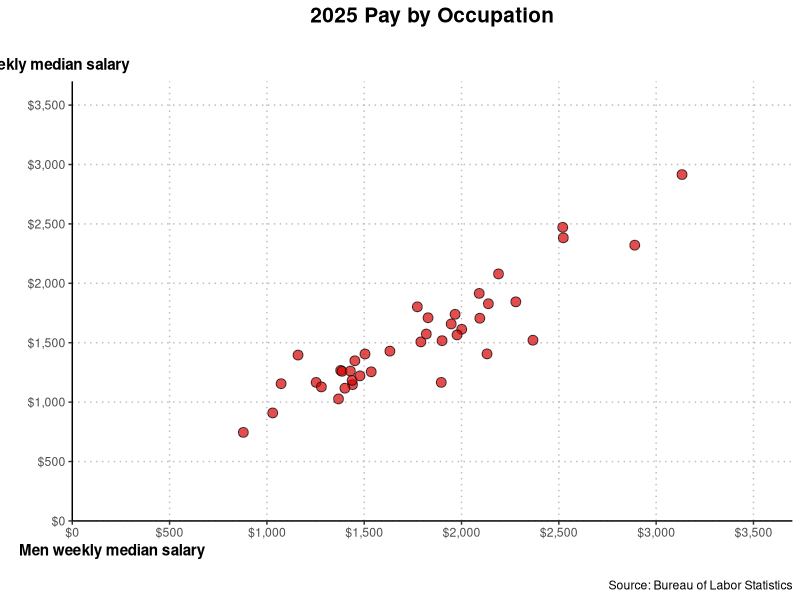
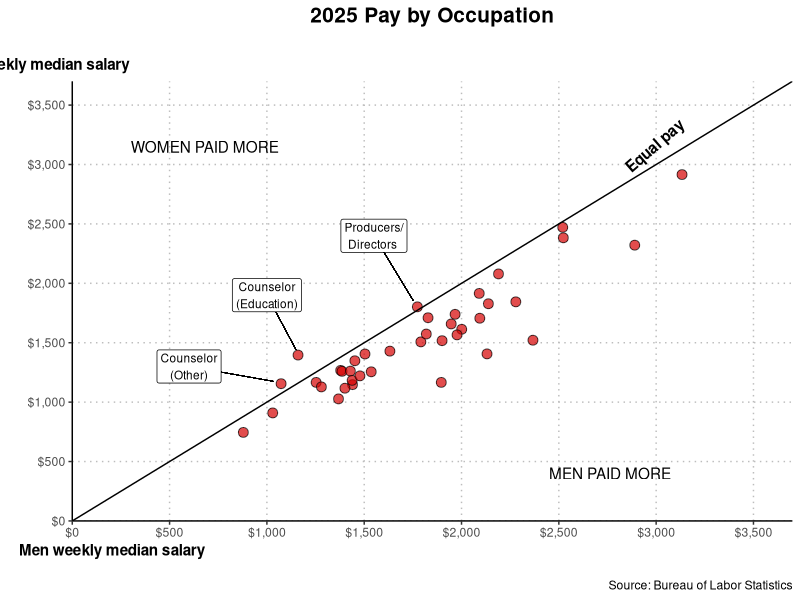
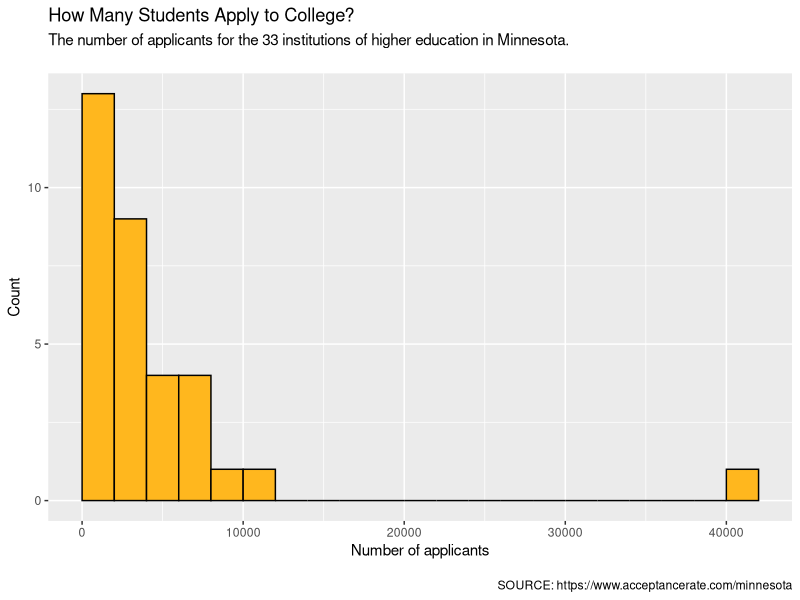
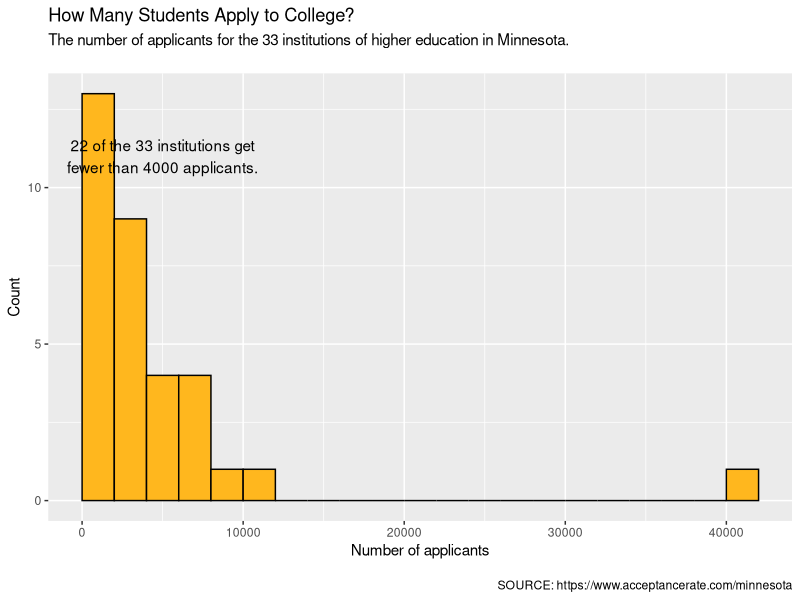
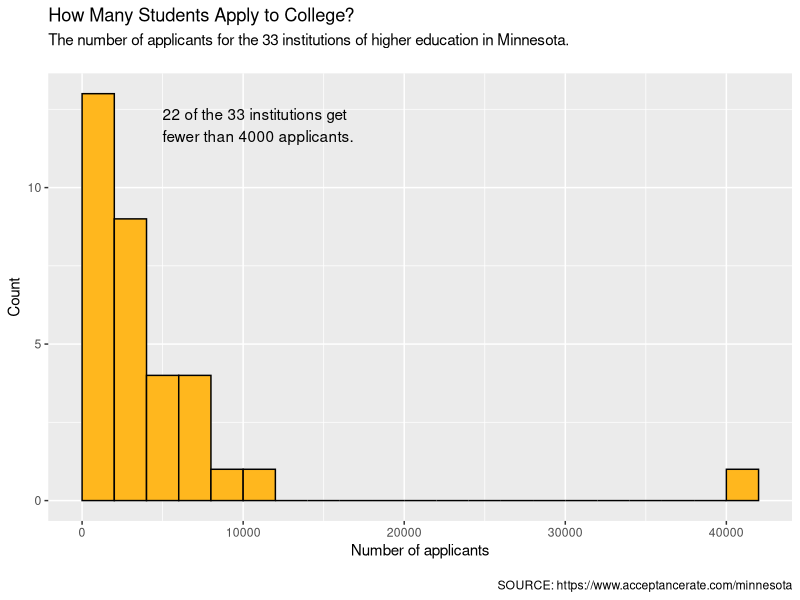
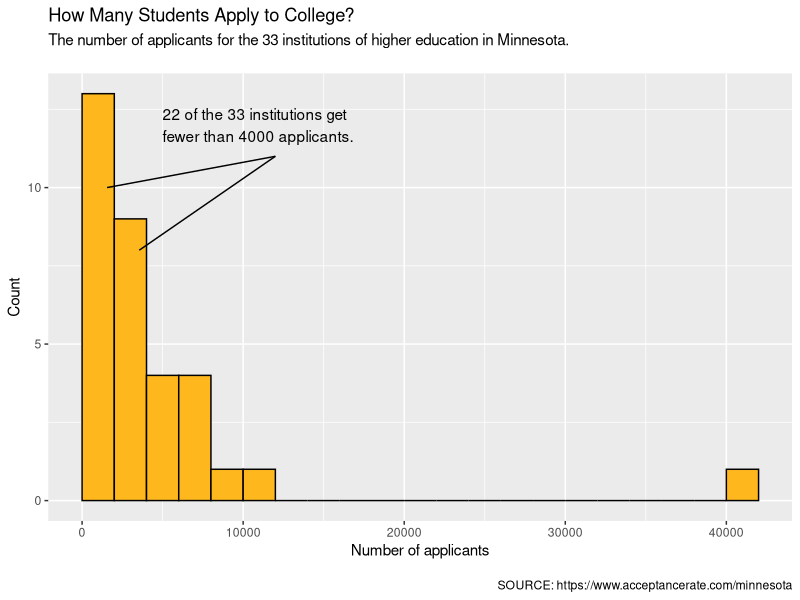
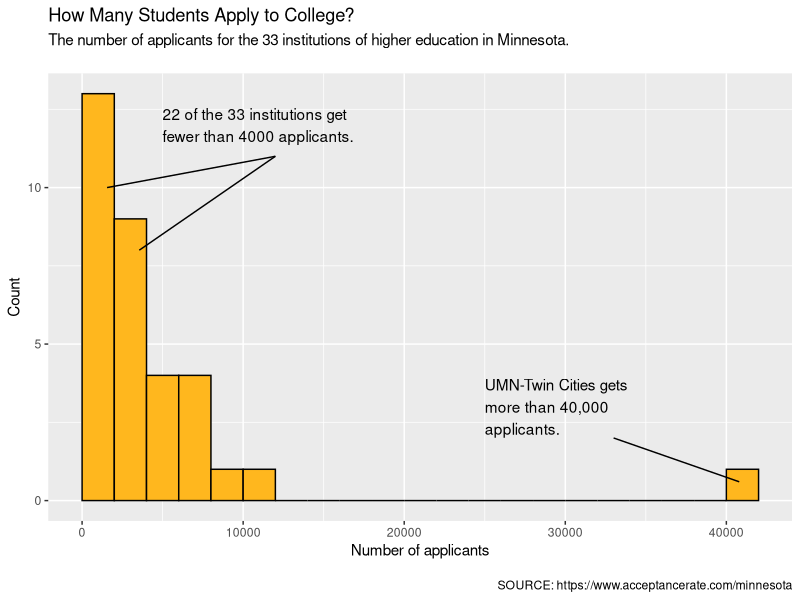
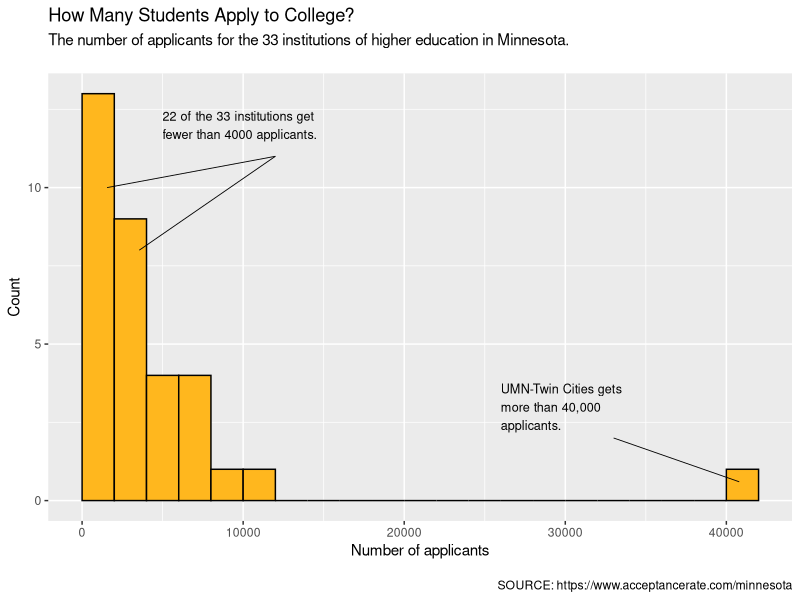

Recreate these plots in R, in order.
## ---- chunk 1
#| label: fig-annotation
#| fig-cap: "Plot created by `@alimotion` with five different annotations that explain the data."
#| fig-alt: "Plot created by `@alimotion` with five different annotations that explain the data."
#| out-width: "100%"
#| echo: false

knitr::include_graphics("https://images.squarespace-cdn.com/content/v1/55b6a6dce4b089e11621d3ed/1516582242159-PIPKNPKY5CJOFQFP2EHX/Alistair.PNG")
## ---- chunk 2
#| label: fig-bls
#| fig-cap: "Scatterplot showing the weekly median pay by professional occupation based on 2025 data."
#| fig-alt: "Scatterplot showing the weekly median pay by professional occupation based on 2025 data."
#| fig-width: 6
#| fig-height: 6
#| out-width: "80%"
#| echo: false
#| message: false
#| warning: false

library(tidyverse)
bls = read_csv("data/bls-earnings.csv")

prof = bls |>
  filter(occupation_cat %in% c("Professional occupations")) |>
  select(Occupation, med_weeklypay_men, med_weeklypay_women) |>
  drop_na()

ggplot(data = prof, aes(x = med_weeklypay_men, y = med_weeklypay_women)) +
  geom_point(shape = 21, color = "black", fill = "#d50000", alpha = 0.7, size = 3) +
  labs(
    title = "2025 Pay by Occupation\n", 
    subtitle = "Women weekly median salary",
    caption = "\nSource: Bureau of Labor Statistics"
  ) +
  scale_x_continuous(
    name = "Men weekly median salary",
    limits = c(0, 3700),
    expand = c(0, 0),
    breaks = c(0, 500, 1000, 1500, 2000, 2500, 3000, 3500),
    labels = scales::label_currency()
    ) +
  scale_y_continuous(
    name = "",
    limits = c(0, 3700),
    expand = c(0, 0),
    breaks = c(0, 500, 1000, 1500, 2000, 2500, 3000, 3500),
    labels = scales::label_currency()
    ) +
  theme_classic() +
  theme(
    plot.title = element_text(hjust = 0.5, face = "bold", size = 15),
    plot.subtitle = element_text(hjust = -0.3, face = "bold"),
    axis.title.x = element_text(hjust = -0.1, face = "bold"),
    panel.grid.major = element_line(colour = "#bdbdbd", linetype = "dotted")
  )
## ---- chunk 3
#| label: fig-bls-annotate
#| fig-cap: "Scatterplot showing the weekly median pay by professional occupation based on 2025 data."
#| fig-alt: "Scatterplot showing the weekly median pay by professional occupation based on 2025 data."
#| fig-width: 6
#| fig-height: 6
#| out-width: "80%"
#| echo: false
#| message: false
#| warning: false

women_more = prof |>
  filter(med_weeklypay_women > med_weeklypay_men)

ggplot(data = prof, aes(x = med_weeklypay_men, y = med_weeklypay_women)) +
  geom_point(shape = 21, color = "black", fill = "#d50000", alpha = 0.7, size = 3) +
  labs(
    title = "2025 Pay by Occupation\n", 
    subtitle = "Women weekly median salary",
    caption = "\nSource: Bureau of Labor Statistics"
  ) +
  geom_abline(intercept = 0, slope = 1) +
  annotate("text", x = 3000, y = 3150, label = "bold(Equal~pay)", angle = 41, parse = TRUE) +
  annotate("text", x = 300, y = 3150, label = "WOMEN PAID MORE", hjust = 0) +
  annotate("text", x = 2450, y = 400, label = "MEN PAID MORE", hjust = 0) +
  # Education Counselors
  geom_segment(x = 1000, y = 1900, xend = 1150, yend = 1440, linewidth = 0.2) +
  annotate("label", x = 1000, y = 1900, label = "Counselor\n(Education)", size = 3) +
  # Other Counselors
  geom_segment(x = 600, y = 1300, xend = 1033, yend = 1175, linewidth = 0.2) +
  annotate("label", x = 600, y = 1300, label = "Counselor\n(Other)", size = 3) +
  # Producers
  geom_segment(x = 1550, y = 2400, xend = 1753, yend = 1852, linewidth = 0.2) +
  annotate("label", x = 1550, y = 2400, label = "Producers/\nDirectors ", size = 3) +
  scale_x_continuous(
    name = "Men weekly median salary",
    limits = c(0, 3700),
    expand = c(0, 0),
    breaks = c(0, 500, 1000, 1500, 2000, 2500, 3000, 3500),
    labels = scales::label_currency()
    ) +
  scale_y_continuous(
    name = "",
    limits = c(0, 3700),
    expand = c(0, 0),
    breaks = c(0, 500, 1000, 1500, 2000, 2500, 3000, 3500),
    labels = scales::label_currency()
    ) +
  theme_classic() +
  theme(
    plot.title = element_text(hjust = 0.5, face = "bold", size = 15),
    plot.subtitle = element_text(hjust = -0.3, face = "bold"),
    axis.title.x = element_text(hjust = -0.1, face = "bold"),
    panel.grid.major = element_line(colour = "#bdbdbd", linetype = "dotted")
  )
## ---- chunk 4
#| label: load-packages4
#| message: false

# Load libraries
library(tidyverse)

# Import data
mn <- read_csv("data/mn-colleges.csv")
## ---- chunk 5
#| label: fig-mn-accept-rate
#| fig-cap: "Histogram of the number of applicants for the 33 institutions of higher learning in Minnesota."
#| fig-alt: "Histogram of the number of applicants for the 33 institutions of higher learning in Minnesota."
#| out-width: "100%"
#| message: false

ggplot(data = mn, aes(x = applicants)) +
  geom_histogram(
    breaks = seq(from = 0, to = 42000, by = 2000),
    color = "black", 
    fill = "#FFB71E"
  ) +
  labs(
    title = "How Many Students Apply to College? ",
    subtitle = "The number of applicants for the 33 institutions of higher education in Minnesota.\n",
    caption = "\nSOURCE: https://www.acceptancerate.com/minnesota",
    x = "Number of applicants",
    y = "Count"
  )
## ---- chunk 6
#| label: fig-mn-accept-rate2
#| fig-cap: "Histogram of the number of applicants for the 33 institutions of higher learning in Minnesota."
#| fig-alt: "Histogram of the number of applicants for the 33 institutions of higher learning in Minnesota."
#| out-width: "100%"
#| message: false

ggplot(data = mn, aes(x = applicants)) +
  geom_histogram(
    breaks = seq(from = 0, to = 42000, by = 2000),
    color = "black", 
    fill = "#FFB71E"
  ) +
  labs(
    title = "How Many Students Apply to College? ",
    subtitle = "The number of applicants for the 33 institutions of higher education in Minnesota.\n",
    caption = "\nSOURCE: https://www.acceptancerate.com/minnesota",
    x = "Number of applicants",
    y = "Count"
  ) +
  annotate(
    "text", 
    x = 5000, y = 11, 
    label = "22 of the 33 institutions get\nfewer than 4000 applicants."
    )
## ---- chunk 7
#| label: fig-mn-accept-rate3
#| fig-cap: "Histogram of the number of applicants for the 33 institutions of higher learning in Minnesota."
#| fig-alt: "Histogram of the number of applicants for the 33 institutions of higher learning in Minnesota."
#| out-width: "100%"
#| message: false

ggplot(data = mn, aes(x = applicants)) +
  geom_histogram(
    breaks = seq(from = 0, to = 42000, by = 2000),
    color = "black", 
    fill = "#FFB71E"
  ) +
  labs(
    title = "How Many Students Apply to College? ",
    subtitle = "The number of applicants for the 33 institutions of higher education in Minnesota.\n",
    caption = "\nSOURCE: https://www.acceptancerate.com/minnesota",
    x = "Number of applicants",
    y = "Count"
  ) +
  annotate(
    "text", 
    x = 5000, y = 12, 
    label = "22 of the 33 institutions get\nfewer than 4000 applicants.",
    hjust = 0
    )
## ---- chunk 8
#| label: fig-mn-accept-rate4
#| fig-cap: "Histogram of the number of applicants for the 33 institutions of higher learning in Minnesota."
#| fig-alt: "Histogram of the number of applicants for the 33 institutions of higher learning in Minnesota."
#| out-width: "100%"
#| message: false

ggplot(data = mn, aes(x = applicants)) +
  geom_histogram(
    breaks = seq(from = 0, to = 42000, by = 2000),
    color = "black", 
    fill = "#FFB71E"
  ) +
  labs(
    title = "How Many Students Apply to College? ",
    subtitle = "The number of applicants for the 33 institutions of higher education in Minnesota.\n",
    caption = "\nSOURCE: https://www.acceptancerate.com/minnesota",
    x = "Number of applicants",
    y = "Count"
  ) +
  annotate(
    "text", 
    x = 5000, y = 12, 
    label = "22 of the 33 institutions get\nfewer than 4000 applicants.",
    hjust = 0
    ) +
  annotate(
    "segment", 
    x = 12000, y = 11, 
    xend = 3550, yend = 8
    ) +
  annotate(
    "segment", 
    x = 12000, y = 11, 
    xend = 1550, yend = 10
    )
## ---- chunk 9
#| label: fig-mn-accept-rate5
#| fig-cap: "Histogram of the number of applicants for the 33 institutions of higher learning in Minnesota."
#| fig-alt: "Histogram of the number of applicants for the 33 institutions of higher learning in Minnesota."
#| out-width: "100%"
#| message: false

ggplot(data = mn, aes(x = applicants)) +
  geom_histogram(
    breaks = seq(from = 0, to = 42000, by = 2000),
    color = "black", 
    fill = "#FFB71E"
  ) +
  labs(
    title = "How Many Students Apply to College? ",
    subtitle = "The number of applicants for the 33 institutions of higher education in Minnesota.\n",
    caption = "\nSOURCE: https://www.acceptancerate.com/minnesota",
    x = "Number of applicants",
    y = "Count"
  ) +
  annotate(
    "text", 
    x = 5000, y = 12, 
    label = "22 of the 33 institutions get\nfewer than 4000 applicants.",
    hjust = 0
    ) +
  annotate(
    "segment", 
    x = 12000, y = 11, 
    xend = 3550, yend = 8
    ) +
  annotate(
    "segment", 
    x = 12000, y = 11, 
    xend = 1550, yend = 10
    ) +
  annotate(
    "text", 
    x = 25000, y = 3, 
    label = "UMN-Twin Cities gets\nmore than 40,000\napplicants.",
    hjust = 0
    ) +
  annotate(
    "segment", 
    x = 33000, y = 2, 
    xend = 40800, yend = 0.6
    )
## ---- chunk 10
#| label: fig-mn-accept-rate6
#| fig-cap: "Histogram of the number of applicants for the 33 institutions of higher learning in Minnesota."
#| fig-alt: "Histogram of the number of applicants for the 33 institutions of higher learning in Minnesota."
#| out-width: "100%"
#| message: false

ggplot(data = mn, aes(x = applicants)) +
  geom_histogram(
    breaks = seq(from = 0, to = 42000, by = 2000),
    color = "black", 
    fill = "#FFB71E"
  ) +
  labs(
    title = "How Many Students Apply to College? ",
    subtitle = "The number of applicants for the 33 institutions of higher education in Minnesota.\n",
    caption = "\nSOURCE: https://www.acceptancerate.com/minnesota",
    x = "Number of applicants",
    y = "Count"
  ) +
  annotate(
    "text", 
    x = 5000, y = 12, 
    label = "22 of the 33 institutions get\nfewer than 4000 applicants.",
    hjust = 0,
    size = 3.2
    ) +
  annotate(
    "segment", 
    x = 12000, y = 11, 
    xend = 3550, yend = 8,
    linewidth = 0.3
    ) +
  annotate(
    "segment", 
    x = 12000, y = 11, 
    xend = 1550, yend = 10,
    linewidth = 0.3
    ) +
  annotate(
    "text", 
    x = 26000, y = 3, 
    label = "UMN-Twin Cities gets\nmore than 40,000\napplicants.",
    hjust = 0,
    size = 3.2
    ) +
  annotate(
    "segment", 
    x = 33000, y = 2, 
    xend = 40800, yend = 0.6,
    linewidth = 0.3
    )
## ---- chunk 11
#| fig-alt: "Histogram of the acceptance rates for the 33 institutions of higher learning in Minnesota."
#| out-width: "100%"
#| message: false

ggplot(data = mn, aes(x = accept_rate)) +
  geom_histogram(
    breaks = seq(from = 0, to = 115, by = 5),
    color = "black", 
    fill = "#FFB71E"
  ) +
  labs(
    title = "What Percentage of Applicants are Accepted to College?",
    subtitle = "The acceptance rate for the 33 institutions of higher education in Minnesota.\n",
    caption = "\nSOURCE: https://www.acceptancerate.com/minnesota",
    x = "Acceptance Rate (%)",
    y = "Count"
  ) +
  annotate(
    "text", 
    x = 10, y = 2, 
    label = "Carleton College\n(19.1%)",
    hjust = 0.5,
    size = 3.2
    ) +
  annotate(
    "segment", 
    x = 10, y = 1.6, 
    xend = 16.1, yend = 0.7,
    linewidth = 0.3
    ) +
  annotate(
    "text",
    x = 32, y = 3,
    label = "Macalester College\n(32.3%)",
    hjust = 0.5,
    size = 3.2
    ) +
  annotate(
    "segment",
    x = 32, y = 2.6,
    xend = 32.1, yend = 0.8,
    linewidth = 0.3
    ) +
  annotate(
    "text",
    x = 100, y = 3,
    label = "Dunwoody College\nof Technology\n(96.9%)",
    hjust = 0.5,
    size = 3.2
    ) +
  annotate(
    "segment",
    x = 100, y = 2.4,
    xend = 97.1, yend = 0.8,
    linewidth = 0.3
    ) 
